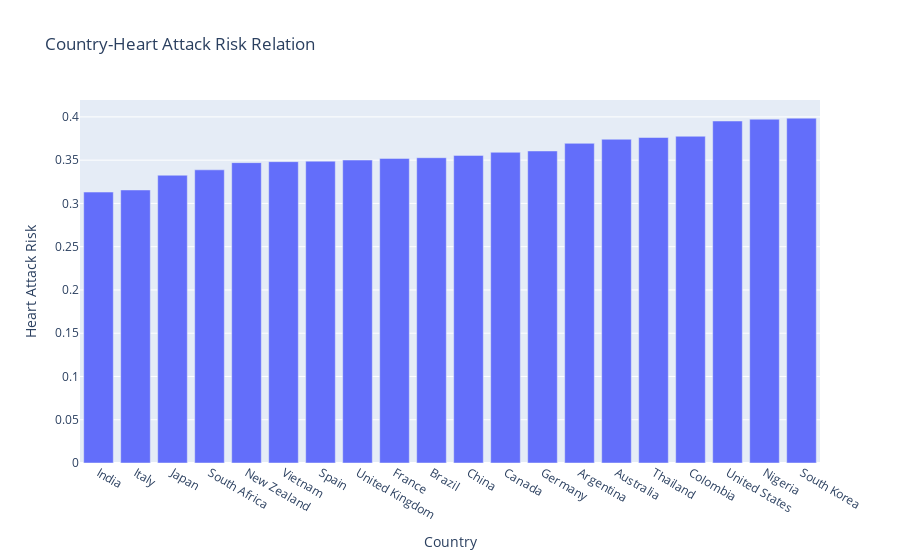

Notebook cell for this chart:
### Code cell
fig = px.bar(df_COU_HEART, y="Heart Attack Risk", title="Country-Heart Attack Risk Relation")
fig.show()

### Figure 1 — Plotly figure (JSON) as saved in the notebook; plotly's stock layout.template omitted (floating-point values rounded to 4 significant figures)
{"data": [{"alignmentgroup": "True", "hovertemplate": "Country=%{x}<br>Heart Attack Risk=%{y}<extra></extra>", "legendgroup": "", "marker": {"color": "#636efa", "pattern": {"shape": ""}}, "name": "", "offsetgroup": "", "orientation": "v", "showlegend": false, "textposition": "auto", "type": "bar", "x": ["India", "Italy", "Japan", "South Africa", "New Zealand", "Vietnam", "Spain", "United Kingdom", "France", "Brazil", "China", "Canada", "Germany", "Argentina", "Australia", "Thailand", "Colombia", "United States", "Nigeria", "South Korea"], "xaxis": "x", "y": [0.3131, 0.3155, 0.3326, 0.3388, 0.3471, 0.3482, 0.3488, 0.3501, 0.352, 0.3528, 0.3555, 0.3591, 0.3606, 0.3694, 0.3742, 0.3762, 0.3776, 0.3952, 0.3973, 0.3985], "yaxis": "y"}], "layout": {"barmode": "relative", "legend": {"tracegroupgap": 0}, "title": {"text": "Country-Heart Attack Risk Relation"}, "xaxis": {"anchor": "y", "domain": [0, 1], "title": {"text": "Country"}}, "yaxis": {"anchor": "x", "domain": [0, 1], "title": {"text": "Heart Attack Risk"}}}}
